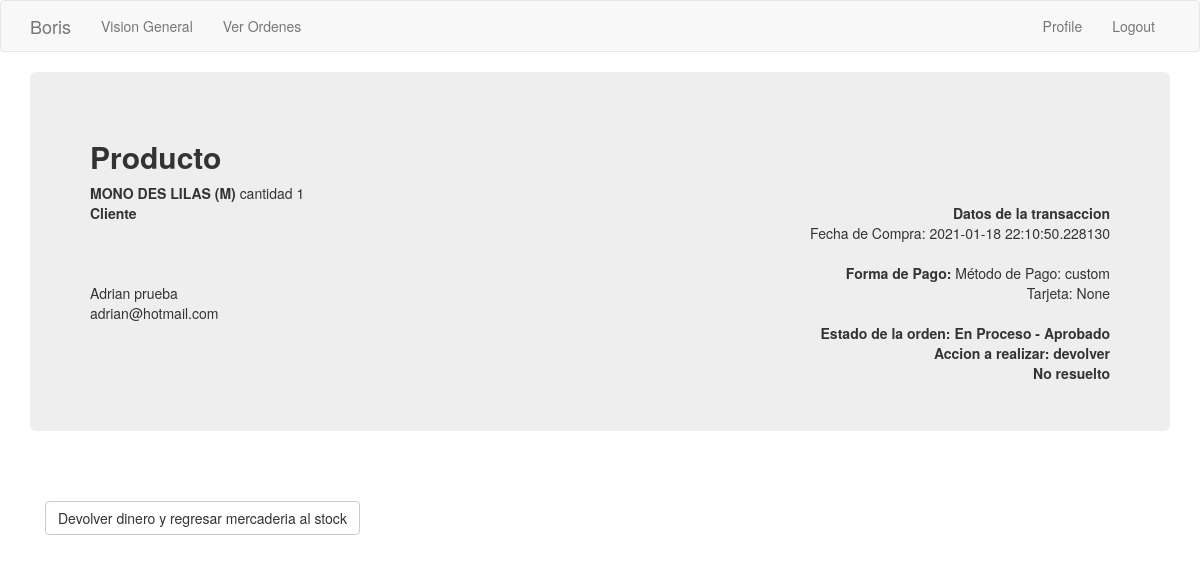
Page /gestion_producto/2?linea_id=3399463551 (signed in) on the committed database.
### app/models.py (models this page shows, shortened)
class Order_detail(db.Model):
    order_line_number = db.Column(db.String, primary_key=True)
    line_number = db.Column(db.Integer)
    prod_id = db.Column(db.Integer)
    name = db.Column(db.String(120))
    variant = db.Column(db.Integer)
    accion = db.Column(db.String(10))
    accion_cambiar_por = db.Column(db.Integer)
    accion_cantidad = db.Column(db.Integer)
    motivo = db.Column(db.String(50))
    monto_a_devolver = db.Column(db.Float)
    gestionado = db.Column(db.String(10))
    order = db.Column(db.Integer, db.ForeignKey('order_header.id'))

class Customer(db.Model):
    id = db.Column(db.Integer, primary_key=True)
    platform = db.Column(db.String(64), index=True)
    name = db.Column(db.String(64), index=True)
    email = db.Column(db.String(120), index=True, unique=True)
    phone = db.Column(db.String(15))
    orders = db.relationship('Order_header', backref='buyer', lazy='dynamic')

class Order_header(db.Model):
    id = db.Column(db.Integer, primary_key=True)
    order_number = db.Column(db.Integer, index=True)
    order_id_anterior = db.Column(db.Integer)
    creation_date = db.Column(db.String(35), index=True)
    last_update_date = db.Column(db.String(35))
    payment_method = db.Column(db.String(10))
    payment_card = db.Column(db.String(10))
    courier_order_id = db.Column(db.String(64), index=True)
    status = db.Column(db.String(15))
    sub_status = db.Column(db.String(15))
    customer_address = db.Column(db.String(64))
    customer_number = db.Column(db.String(10))
    customer_floor = db.Column(db.String(10))
    customer_zipcode = db.Column(db.String(8))
    customer_locality = db.Column(db.String(64))
    customer_city = db.Column(db.String(64))
    customer_province = db.Column(db.String(64))
    customer_country = db.Column(db.String(64))
    detalle = db.relationship('Order_detail', backref='productos', lazy='dynamic')
    transaction = db.relationship('Transaction_log', backref='transaccion', lazy='dynamic')
    customer_id = db.Column(db.Integer, db.ForeignKey('customer.id'))
    store = db.Column(db.Integer, db.ForeignKey('company.store_id'))

### app/main/routes.py (the view)
@bp.route('/gestion_producto/<orden_id>', methods=['GET', 'POST'])
@login_required
def gestionar_producto(orden_id):
    linea_id = request.args.get('linea_id')
    orden = Order_header.query.filter_by(id=orden_id).first()
    linea = Order_detail.query.get(str(linea_id))
    return render_template('producto.html', orden=orden, linea=linea, customer=orden.buyer)

### app/main/routes.py (called while the page is built)
@bp.before_app_request
def before_request():
    if current_user.is_authenticated:
        current_user.last_seen = datetime.utcnow()
        db.session.commit()

### app/models.py (called while the page is built)
@login.user_loader
def load_user(id):
    return User.query.get(int(id))

### app/templates/producto.html (shortened to what this page needs)
{% extends "base.html" %}
{% block app_content %}
    <div class='jumbotron'>
        <h2>
            <strong> Producto </strong> <br>
        </h2>
            <strong>{{linea.name}} </strong>  cantidad {{linea.accion_cantidad}} <br>
        <table style="width:100%">
            <tr>
                <th>Cliente</th>
                <th class="text-right">Datos de la transaccion</th>
            </tr>
            <tr>
                <td>
                    {{customer.name}} <br>
                    {{customer.email}} <br>
                </td>
                <td class="text-right">
                    Fecha de Compra: {{orden.creation_date}} <br>
                    <br>
                    <strong>Forma de Pago: </strong>
                    Método de Pago: {{orden.payment_method}}<br>
                    Tarjeta: {{orden.payment_card}} <br>
                    <br>
                    <strong>Estado de la orden:  {{orden.status}} - {{orden.sub_status}} </strong><br>
                    <strong>Accion a realizar: {{linea.accion}}</strong> <br>
                    {% if linea.gestionado !='Si' %}
                        <strong> No resuelto </strong>
                    {% else %}
                        <strong> Resuelto </strong>
                    {% endif %}
                </td>
            </tr>
        </table>
    </div>
    <div class='container'>
        <br><br>
        {% if linea['accion'] == 'devolver' %}
                {% set text = 'Devolver dinero y regresar mercaderia al stock' %}
        {% endif %}
        {% if linea['accion'] == 'cambiar'  %}
            {% set text = 'Regresar mercaderia al stock' %}
        {% endif %}
        {% if linea.gestionado != 'Si' %}
            {% if (linea.gestionado == 'Iniciado' or linea.gestionado == 'Cambiado' )%}
                <a href="{{ url_for('main.devolver', prod_id=linea.prod_id, variant=linea.variant, orden_id=orden.id, cantidad=linea.accion_cantidad, accion=linea.accion, order_line=linea.order_line_number ) }}">
                        <button class="btn btn-default"> {{text}} </button></a>
            {% else %}
                    <strong> Producto Devuelto       </strong>
            {% endif %}
        {% endif %}
    </div>
{% endblock %}

### rows in the picture
Order_detail: name "MONO DES LILAS (M)", accion_cantidad "1", accion "devolver"
Customer: name "Adrian prueba", email "adrian@hotmail.com"
Order_header: creation_date "2021-01-18 22:10:50.228130", payment_method "custom", payment_card "None", status "En Proceso", sub_status "Aprobado"

### other values in the picture
{{ 'Logout' }} "Logout"
{{ text }} "Devolver dinero y regresar mercaderia al stock"
